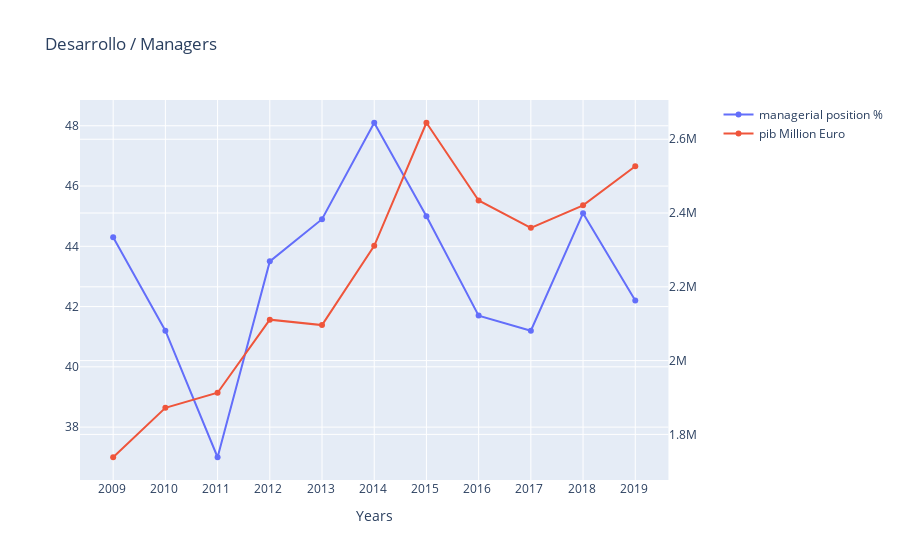

The notebook cell saved with this chart:
### Code cell
import plotly.graph_objects as go
from plotly.subplots import make_subplots

# Create figure with secondary y-axis
fig = make_subplots(specs=[[{"secondary_y": True}]])

# Add traces
fig.add_trace(
    go.Scatter(x=manager_group_t.index, y = manager_group_t['UK'], name="managerial position %"),
    secondary_y=False,
)

fig.add_trace(
    go.Scatter(x=gdp_to_paint.index, y = gdp_to_paint['UK'], name="pib Million Euro"),
    secondary_y=True,
)

# Add figure title
fig.update_layout(
    title_text="Desarrollo / Managers"
)

# Set x-axis title
fig.update_xaxes(title_text="Years")



fig.show()

### Figure 1 — Plotly figure (JSON) as saved in the notebook; plotly's stock layout.template omitted (floating-point values rounded to 4 significant figures)
{"data": [{"name": "managerial position %", "type": "scatter", "x": ["2009 ", "2010 ", "2011 ", "2012 ", "2013 ", "2014 ", "2015 ", "2016 ", "2017 ", "2018 ", "2019 "], "xaxis": "x", "y": [44.3, 41.2, 37, 43.5, 44.9, 48.1, 45, 41.7, 41.2, 45.1, 42.2], "yaxis": "y"}, {"name": "pib Million Euro", "type": "scatter", "x": ["2009 ", "2010 ", "2011 ", "2012 ", "2013 ", "2014 ", "2015 ", "2016 ", "2017 ", "2018 ", "2019 "], "xaxis": "x", "y": [1738000.0, 1872000.0, 1913000.0, 2111000.0, 2096338, 2311000.0, 2645000.0, 2434000.0, 2360000.0, 2421000.0, 2527000.0], "yaxis": "y2"}], "layout": {"title": {"text": "Desarrollo / Managers"}, "xaxis": {"anchor": "y", "domain": [0, 0.94], "title": {"text": "Years"}}, "yaxis": {"anchor": "x", "domain": [0, 1]}, "yaxis2": {"anchor": "x", "overlaying": "y", "side": "right"}}}
